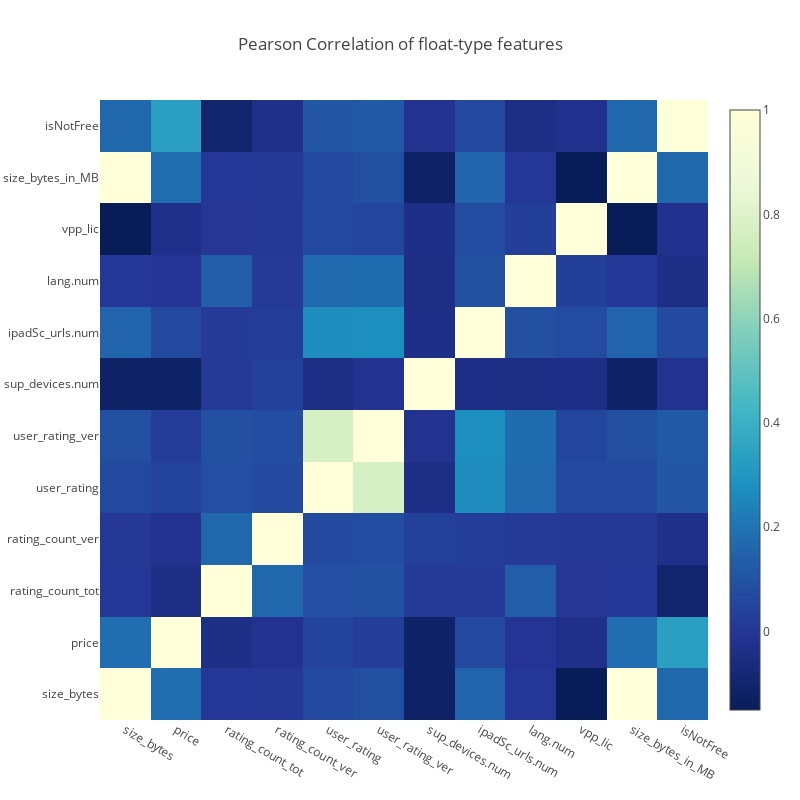

Notebook source saved alongside this figure:
### Code cell
data = [
    go.Heatmap(
        z = df_temp.corr().values,
        x = df_temp.corr().columns.values,
        y = df_temp.corr().columns.values,
        colorscale='YlGnBu',
        reversescale=False,
    )
]

layout = go.Layout(
    title='Pearson Correlation of float-type features',
    xaxis = dict(ticks=''),
    yaxis = dict(ticks='' ),
    width = 800, height = 800,
    margin = dict(
        l = 100
    )
)

fig = go.Figure(data=data, layout=layout)
py.iplot(fig, filename='labelled-heatmap')

### Figure 1 — Plotly figure (JSON) as saved in the notebook; plotly's stock layout.template omitted (floating-point values rounded to 4 significant figures; data arrays with more than 128 entries replaced by an {"elided": "..."} marker saying what was removed)
{"data": [{"colorscale": "YlGnBu", "reversescale": false, "type": "heatmap", "uid": "e6fbd966-d8ec-11e8-8ac2-5435308b7835", "x": ["size_bytes", "price", "rating_count_tot", "rating_count_ver", "user_rating", "user_rating_ver", "sup_devices.num", "ipadSc_urls.num", "lang.num", "vpp_lic", "size_bytes_in_MB", "isNotFree"], "y": ["size_bytes", "price", "rating_count_tot", "rating_count_ver", "user_rating", "user_rating_ver", "sup_devices.num", "ipadSc_urls.num", "lang.num", "vpp_lic", "size_bytes_in_MB", "isNotFree"], "z": {"elided": "12x12 float values"}}], "layout": {"height": 800, "margin": {"l": 100}, "title": "Pearson Correlation of float-type features", "width": 800, "xaxis": {"ticks": ""}, "yaxis": {"ticks": ""}}}
